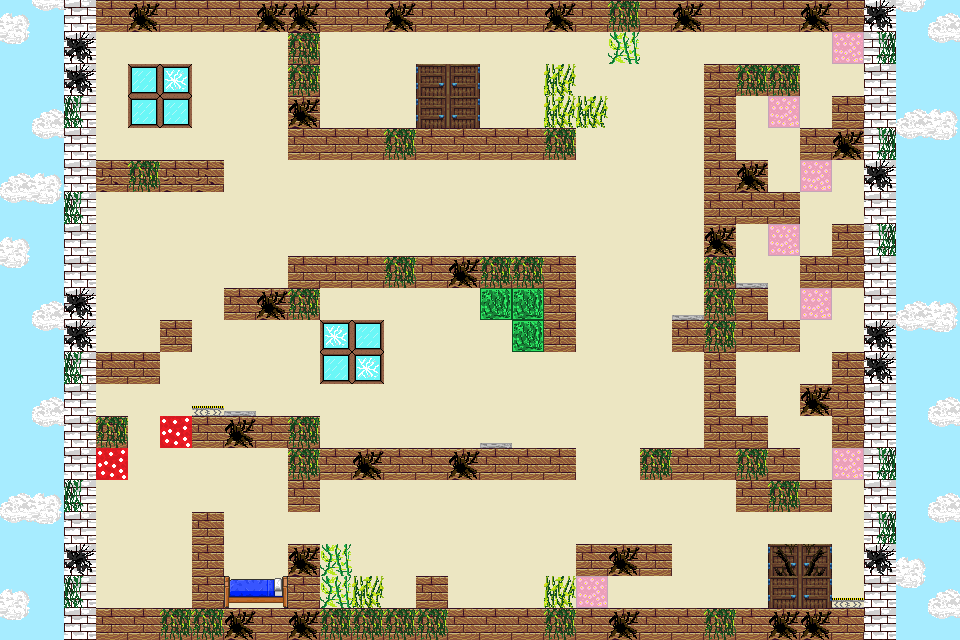

This game map was drawn from its Tiled (.tmx) file and the tilesets committed beside it. A one-line description and the trimmed map source follow:
An orthogonal 30x20 tile map with 32x32 px tiles, 3 tile layers (背景图层, 建筑图层, 平台图层), 3 tilesets and 67 objects (39x wall, 6x barrier, 4x pressurePlate, 4x pressPlatform, 3x bed, ...).

<map version="1.9" tiledversion="1.9.0" orientation="orthogonal" renderorder="right-down" width="30" height="20" tilewidth="32" tileheight="32" infinite="0" nextlayerid="18" nextobjectid="132">
 <tileset firstgid="1" name="new_element" tilewidth="32" tileheight="32" tilecount="56" columns="8">
  <image source="new_element.png" width="256" height="224" />
 </tileset>
 <tileset firstgid="57" name="SpriteSheet" tilewidth="32" tileheight="32" spacing="2" tilecount="350" columns="25">
  <image source="SpriteSheet.png" width="848" height="474" />
 </tileset>
 <tileset firstgid="407" name="bed" tilewidth="32" tileheight="32" tilecount="1" columns="1">
  <image source="bed.png" width="32" height="32" />
 </tileset>
 <layer id="1" name="背景图层" width="30" height="20">
  <data>[600 cells, 600 non-empty, 5 distinct tile ids]</data>
 </layer>
 <layer id="3" name="建筑图层" width="30" height="20">
  <data>[600 cells, 520 non-empty, 15 distinct tile ids]</data>
 </layer>
 <layer id="4" name="平台图层" width="30" height="20">
  <data>[600 cells, 113 non-empty, 10 distinct tile ids]</data>
 </layer>
 <objectgroup id="6" name="终点门层">
  <object id="50" name="终点门" class="end" x="416" y="64" width="64" height="64" />
 </objectgroup>
 <objectgroup id="7" name="床层">
  <object id="52" name="wall" class="wall" x="224" y="577" width="64" height="31" />
  <object id="93" name="bed" class="bed" x="226" y="576" width="60" />
  <object id="105" name="wall" class="wall" x="832" y="599" width="32" height="9" />
  <object id="106" name="bed" class="bed" x="834" y="598" width="28" />
  <object id="109" name="wall" class="wall" x="192" y="407" width="32" height="9" />
  <object id="110" name="bed" class="bed" x="194" y="406" width="28" />
 </objectgroup>
 <objectgroup id="8" name="压力板检测层">
  <object id="55" name="压力板1" class="pressurePlate" x="480" y="443" width="32" height="6">
   <properties>
    <property name="id" type="int" value="1" />
   </properties>
  </object>
  <object id="56" name="压力板2" class="pressurePlate" x="224" y="411" width="32" height="6">
   <properties>
    <property name="id" type="int" value="2" />
   </properties>
  </object>
  <object id="57" name="压力板3" class="pressurePlate" x="672" y="315" width="32" height="6">
   <properties>
    <property name="id" type="int" value="3" />
   </properties>
  </object>
  <object id="122" name="压力板4" class="pressurePlate" x="736" y="283" width="32" height="6">
   <properties>
    <property name="id" type="int" value="4" />
   </properties>
  </object>
 </objectgroup>
 <objectgroup id="17" name="障碍层">
  <object id="107" class="barrier" x="224" y="513" height="95" />
  <object id="108" class="barrier" x="288" y="448" height="64" />
  <object id="111" class="barrier" x="192" y="320" height="32" />
  <object id="112" class="barrier" x="224" y="288" height="32" />
  <object id="117" class="barrier" x="320" y="480" height="32" />
  <object id="120" class="barrier" x="224" y="160" height="32" />
 </objectgroup>
 <objectgroup id="9" name="箱子层">
  <object id="60" name="箱子1" class="box" gid="32" x="544" y="448" width="32" height="32" />
  <object id="62" name="箱子3" class="box" gid="32" x="288" y="416" width="32" height="32" />
  <object id="100" name="机关" class="pressPlatform" x="544" y="160">
   <properties>
    <property name="id" type="int" value="4" />
    <property name="len" type="int" value="4" />
    <property name="tx" type="int" value="672" />
    <property name="ty" type="int" value="160" />
   </properties>
   <point />
  </object>
 </objectgroup>
 <objectgroup id="15" name="按钮层">
  <object id="91" name="设置" class="set" x="6" y="6">
   <point />
  </object>
  <object id="92" name="重新开始" class="restart" x="902" y="6">
   <properties>
    <property name="level" value="level2.tmx" />
    <property name="nextLevel" value="level3.tmx" />
   </properties>
   <point />
  </object>
 </objectgroup>
 <objectgroup id="10" name="移动平台层">
  <object id="99" name="平台3" class="pressPlatform" x="576" y="320">
   <properties>
    <property name="id" type="int" value="3" />
    <property name="len" type="int" value="3" />
    <property name="tx" type="int" value="576" />
    <property name="ty" type="int" value="128" />
   </properties>
   <point />
  </object>
  <object id="101" name="平台2" class="pressPlatform" x="128" y="576">
   <properties>
    <property name="id" type="int" value="2" />
    <property name="len" type="int" value="2" />
    <property name="tx" type="int" value="128" />
    <property name="ty" type="int" value="416" />
   </properties>
   <point />
  </object>
  <object id="98" name="平台1" class="pressPlatform" x="448" y="512">
   <properties>
    <property name="id" type="int" value="1" />
    <property name="len" type="int" value="1" />
    <property name="tx" type="int" value="448" />
    <property name="ty" type="int" value="576" />
   </properties>
   <point />
  </object>
 </objectgroup>
 <objectgroup id="11" name="拾取物层">
  <object id="73" name="key" class="key" gid="35" x="384" y="512" width="32" height="32" />
  <object id="124" name="八音盒" class="secret" gid="2" x="832" y="96" width="32" height="32">
   <properties>
    <property name="id" type="int" value="2" />
   </properties>
  </object>
 </objectgroup>
 <objectgroup id="12" name="宝箱层">
  <object id="83" name="宝箱" class="treasure" gid="44" x="160" y="160" width="32" height="32" />
 </objectgroup>
 <objectgroup id="13" name="锁块层">
  <object id="84" name="锁lock" class="lock" gid="26" x="288" y="544" width="32" height="32" />
 </objectgroup>
 <objectgroup id="14" name="指示点层">
  <object id="85" name="女孩出生点" class="girlWithPin" x="800" y="576">
   <point />
  </object>
  <object id="86" name="猫出生点" class="cat" x="768" y="576">
   <point />
  </object>
 </objectgroup>
 <objectgroup id="5" name="墙层">
  <object id="1" name="墙1" class="wall" x="64" y="608" width="832" height="32" />
  <object id="2" name="墙2" class="wall" x="64" y="0" width="32" height="640" />
  <object id="4" name="墙3" class="wall" x="64" y="0" width="832" height="32" />
  <object id="6" name="墙4" class="wall" x="864" y="0" width="32" height="640" />
  <object id="7" name="墙5" class="wall" x="96" y="160" width="127" height="32" />
  <object id="8" name="墙6" class="wall" x="288" y="32" width="32" height="128" />
  <object id="9" name="墙7" class="wall" x="320" y="128" width="256" height="32" />
  <object id="11" name="墙9" class="wall" x="704" y="64" width="32" height="384" />
  <object id="12" name="墙10" class="wall" x="672" y="320" width="32" height="32" />
  <object id="13" name="墙11" class="wall" x="640" y="448" width="160" height="32" />
  <object id="14" name="墙12" class="wall" x="736" y="416" width="32" height="32" />
  <object id="16" name="墙14" class="wall" x="832" y="352" width="32" height="96" />
  <object id="17" name="墙15" class="wall" x="800" y="384" width="32" height="32" />
  <object id="18" name="墙16" class="wall" x="832" y="224" width="32" height="64" />
  <object id="19" name="墙17" class="wall" x="800" y="256" width="32" height="32" />
  <object id="20" name="墙18" class="wall" x="736" y="160" width="32" height="64" />
  <object id="21" name="墙19" class="wall" x="768" y="192" width="32" height="32" />
  <object id="22" name="墙20" class="wall" x="736" y="288" width="32" height="64" />
  <object id="23" name="墙21" class="wall" x="768" y="320" width="32" height="32" />
  <object id="24" name="墙22" class="wall" x="832" y="96" width="32" height="64" />
  <object id="25" name="墙23" class="wall" x="800" y="128" width="32" height="32" />
  <object id="27" name="墙24" class="wall" x="736" y="64" width="64" height="32" />
  <object id="28" name="墙25" class="wall" x="288" y="448" width="288" height="32" />
  </objectgroup>
</map>
<!-- 13 of 67 objects omitted -->
